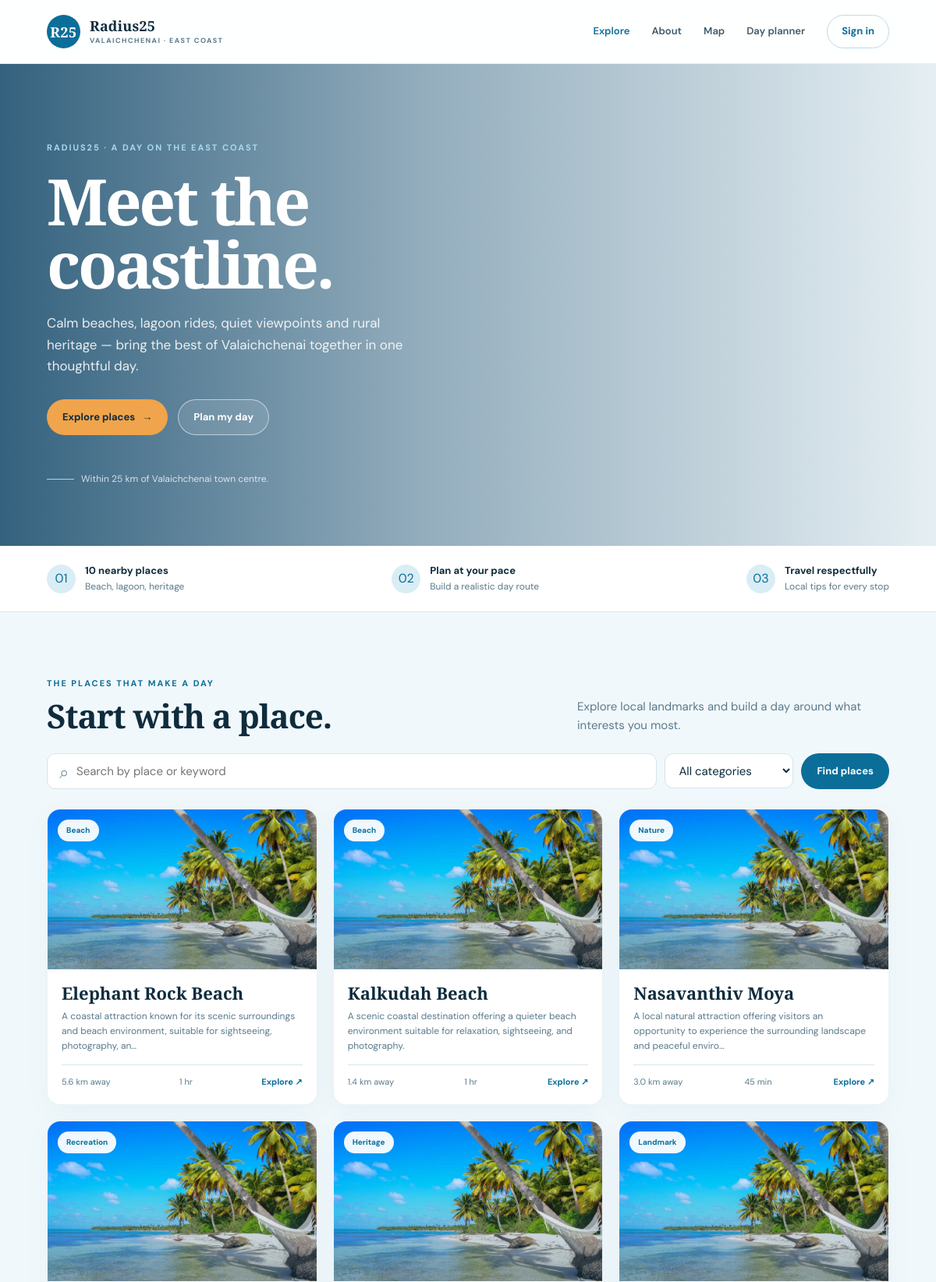
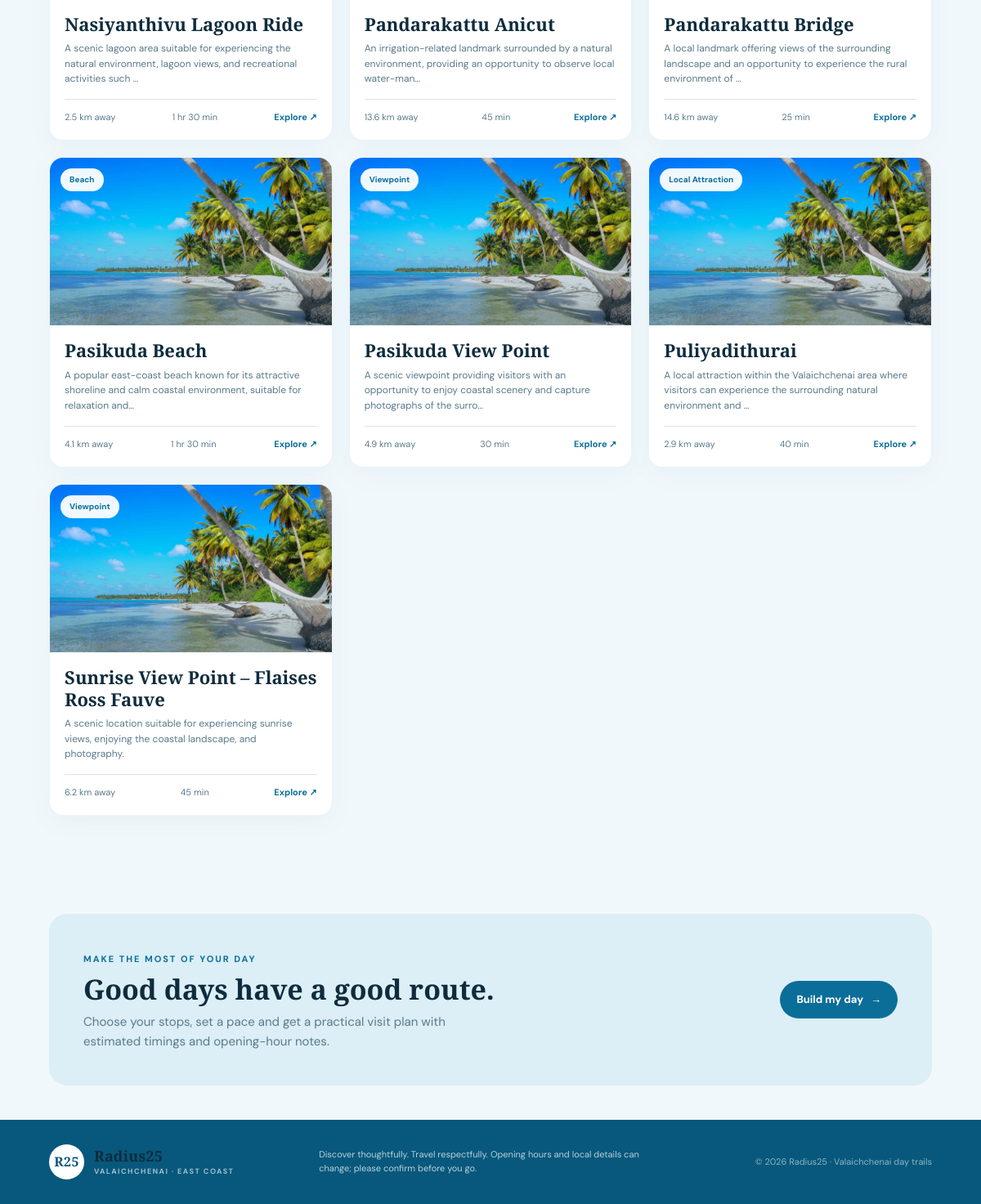
The page / on the database its author committed (2 pictures, top to bottom).
### tables this page shows
CREATE TABLE places (
  id INT UNSIGNED AUTO_INCREMENT PRIMARY KEY,
  name VARCHAR(180) NOT NULL,
  description TEXT NOT NULL,
  category VARCHAR(40) NOT NULL,
  address VARCHAR(255) NOT NULL DEFAULT 'Valaichchenai, Sri Lanka',
  latitude DECIMAL(10,7) NOT NULL,
  longitude DECIMAL(10,7) NOT NULL,
  opening_time TIME NULL,
  closing_time TIME NULL,
  visit_duration INT UNSIGNED NOT NULL DEFAULT 60,
  entry_fee DECIMAL(10,2) NULL,
  image_url VARCHAR(1000) NULL,
  travel_tips TEXT NULL,
  dress_code TEXT NULL,
  facilities TEXT NULL,
  best_visit_time VARCHAR(120) NULL,
  distance_from_home DECIMAL(6,2) NULL,
  is_active TINYINT(1) NOT NULL DEFAULT 1,
  created_at TIMESTAMP NOT NULL DEFAULT CURRENT_TIMESTAMP,
  updated_at TIMESTAMP NOT NULL DEFAULT CURRENT_TIMESTAMP ON UPDATE CURRENT_TIMESTAMP,
  INDEX idx_places_active_category (is_active, category),
  INDEX idx_places_name (name)
);

### includes/functions.php (called while the page is built, shortened)
<?php
function e(mixed $value): string
{
    return htmlspecialchars((string) $value, ENT_QUOTES | ENT_SUBSTITUTE, 'UTF-8');
}
function url(string $path = ''): string
{
    $base = rtrim(APP_BASE_URL, '/');
    $path = ltrim($path, '/');
    return $base . ($path === '' ? '/' : '/' . $path);
}
function current_user(): ?array
{
    return $_SESSION['user'] ?? null;
}
function haversine_km(float $lat1, float $lng1, float $lat2, float $lng2): float
{
    $earthRadius = 6371.0;
    $dLat = deg2rad($lat2 - $lat1);
    $dLng = deg2rad($lng2 - $lng1);
    $a = sin($dLat / 2) ** 2 + cos(deg2rad($lat1)) * cos(deg2rad($lat2)) * sin($dLng / 2) ** 2;
    return 2 * $earthRadius * atan2(sqrt($a), sqrt(1 - $a));
}
function distance_from_home_km(array $place): float
{
    return haversine_km(HOME_LAT, HOME_LNG, (float) $place['latitude'], (float) $place['longitude']);
}
function format_duration(int $minutes): string
{
    $hours = intdiv($minutes, 60);
    $remaining = $minutes % 60;
    if ($hours === 0) {
        return $remaining . ' min';
    }
    return $hours . ' hr' . ($hours > 1 ? 's' : '') . ($remaining ? ' ' . $remaining . ' min' : '');
}
function image_url(array $place): string
{
    $candidate = trim((string) ($place['image_url'] ?? ''));
    return url('assets/images/radius25-hero.jpg');
}

### index.php (the view, shortened to what this page needs)
<?php
$pdo = db();
$query = trim((string) ($_GET['q'] ?? ''));
$conditions = ['is_active = 1'];
$params = [];
$statement = $pdo->prepare('SELECT * FROM places WHERE ' . implode(' AND ', $conditions) . ' ORDER BY name');
$statement->execute($params);
$places = array_values(array_filter(
    $statement->fetchAll(),
    static fn(array $place): bool => distance_from_home_km($place) <= MAX_PLACE_RADIUS_KM
));
$totalPlaces = count(array_filter(
    $pdo->query('SELECT latitude, longitude FROM places WHERE is_active = 1')->fetchAll(),
    static fn(array $place): bool => distance_from_home_km($place) <= MAX_PLACE_RADIUS_KM
));
$activeNav = 'explore';
require __DIR__ . '/includes/header.php';
?>
<section class="hero">
    <div class="hero-inner">
        <div class="hero-copy">
            <span class="eyebrow">Radius25 · a day on the East Coast</span>
            <h1>Meet the<br>coastline.</h1>
            <p>Calm beaches, lagoon rides, quiet viewpoints and rural heritage — bring the best of Valaichchenai together in one thoughtful day.</p>
            <div class="hero-actions">
                <a class="button button-primary" href="#places">Explore places <span aria-hidden="true">→</span></a>
                <a class="button button-outline" href="<?= e(url('planner.php')) ?>">Plan my day</a>
            </div>
            <div class="hero-note">Within 25 km of Valaichchenai town centre.</div>
        </div>
    </div>
</section>
<section class="intro-strip" aria-label="At a glance">
    <div class="container">
        <div class="intro-item"><span class="intro-dot" aria-hidden="true">01</span><span><strong><?= $totalPlaces ?> nearby places</strong>Beach, lagoon, heritage</span></div>
        <div class="intro-item"><span class="intro-dot" aria-hidden="true">02</span><span><strong>Plan at your pace</strong>Build a realistic day route</span></div>
        <div class="intro-item"><span class="intro-dot" aria-hidden="true">03</span><span><strong>Travel respectfully</strong>Local tips for every stop</span></div>
    </div>
</section>
<section class="section" id="places">
    <div class="container">
        <div class="section-heading">
            <div><span class="eyebrow">The places that make a day</span><h2>Start with a place.</h2></div>
            <p>Explore local landmarks and build a day around what interests you most.</p>
        </div>
        <form class="filter-form" method="get" action="<?= e(url('')) ?>" role="search">
            <label class="search-field">
                <input type="search" name="q" value="<?= e($query) ?>" placeholder="      Search by place or keyword">
            </label>
            <label><span class="hide">Filter by category</span>
                <select name="category">
                    <option value="">All categories</option>
                </select>
            </label>
            <button class="button button-primary" type="submit">Find places</button>
        </form>
        <?php if ($places): ?>
            <div class="place-grid">
                <?php foreach ($places as $place): ?>
                    <article class="place-card">
                        <a href="<?= e(url('place.php?id=' . (int) $place['id'])) ?>" aria-label="View <?= e($place['name']) ?>">
                            <div class="place-image">
                                <img src="<?= e(image_url($place)) ?>" alt="<?= e($place['name']) ?>" loading="lazy">
                                <span class="category-pill"><?= e($place['category']) ?></span>
                            </div>
                            <div class="place-card-body">
                                <h3><?= e($place['name']) ?></h3>
                                <p><?= e(mb_strimwidth((string) $place['description'], 0, 120, '…', 'UTF-8')) ?></p>
                                <div class="place-meta">
                                    <span><?= e(number_format(distance_from_home_km($place), 1)) ?> km away</span>
                                    <span><?= e(format_duration((int) $place['visit_duration'])) ?></span>
                                    <span class="card-arrow">Explore &#8599;</span>
                                </div>
                            </div>
                        </a>
                    </article>
                <?php endforeach; ?>
            </div>
        <?php else: ?>
            <div class="empty-state"><strong>No places match that search.</strong><br>Try another word or clear the category filter.</div>
        <?php endif; ?>
    </div>
</section>
<section class="section-tight">
    <div class="container">
        <div class="planner-callout">
            <div><span class="eyebrow">Make the most of your day</span><h2>Good days have a good route.</h2><p>Choose your stops, set a pace and get a practical visit plan with estimated timings and opening-hour notes.</p></div>
            <a class="button button-primary" href="<?= e(url('planner.php')) ?>">Build my day <span aria-hidden="true">→</span></a>
        </div>
    </div>
</section>
<?php require __DIR__ . '/includes/footer.php'; ?>

### includes/header.php (shortened to what this page needs)
<?php
$activeNav = $activeNav ?? '';
$user = current_user();
?>
<!doctype html>
<html lang="en">
<head>
    <link rel="stylesheet" href="<?= e(url('assets/css/style.css')) ?>">
</head>
<body>
<header class="site-header">
    <a class="brand" href="<?= e(url('')) ?>" aria-label="Radius25 home">
        <span class="brand-mark" aria-hidden="true">R25</span>
        <span><strong>Radius25</strong><small>VALAICHCHENAI · EAST COAST</small></span>
    </a>
    <nav class="main-nav" id="main-nav" data-nav>
        <?php if ($user && is_admin()): ?>
            <a class="<?= $activeNav === 'explore' ? 'is-active' : '' ?>" href="<?= e(url('')) ?>">Explore</a>
            <a class="<?= $activeNav === 'about' ? 'is-active' : '' ?>" href="<?= e(url('about.php')) ?>">About</a>
            <a class="<?= $activeNav === 'admin' ? 'is-active' : '' ?>" href="<?= e(url('admin/index.php')) ?>">Admin</a>
            <a class="<?= $activeNav === 'visitors' ? 'is-active' : '' ?>" href="<?= e(url('admin/visitors.php')) ?>">Visitor accounts</a>
            <a class="<?= $activeNav === 'map' ? 'is-active' : '' ?>" href="<?= e(url('map.php')) ?>">Map</a>
            <a class="<?= $activeNav === 'planner' ? 'is-active' : '' ?>" href="<?= e(url('planner.php')) ?>">Day planner</a>
            <a class="<?= $activeNav === 'plans' ? 'is-active' : '' ?>" href="<?= e(url('my-plans.php')) ?>">My plans</a>
            <form class="nav-inline-form" method="post" action="<?= e(url('logout.php')) ?>">
                <?= csrf_field() ?><button class="nav-signin" type="submit">Sign out</button>
            </form>
        <?php else: ?>
            <a class="<?= $activeNav === 'explore' ? 'is-active' : '' ?>" href="<?= e(url('')) ?>">Explore</a>
            <a class="<?= $activeNav === 'about' ? 'is-active' : '' ?>" href="<?= e(url('about.php')) ?>">About</a>
            <a class="<?= $activeNav === 'map' ? 'is-active' : '' ?>" href="<?= e(url('map.php')) ?>">Map</a>
            <a class="<?= $activeNav === 'planner' ? 'is-active' : '' ?>" href="<?= e(url('planner.php')) ?>">Day planner</a>
            <?php if ($user): ?>
                <a class="<?= $activeNav === 'plans' ? 'is-active' : '' ?>" href="<?= e(url('my-plans.php')) ?>">My plans</a>
                <span class="nav-user">Hello, <?= e($user['name']) ?></span>
                <form class="nav-inline-form" method="post" action="<?= e(url('logout.php')) ?>">
                    <?= csrf_field() ?><button class="nav-signin" type="submit">Sign out</button>
                </form>
            <?php else: ?>
                <a class="nav-signin" href="<?= e(url('login.php')) ?>">Sign in</a>
            <?php endif; ?>
        <?php endif; ?>
    </nav>
</header>
<main id="main">

### includes/footer.php (shortened to what this page needs)
</main>
<footer class="site-footer">
    <a class="brand brand-footer" href="<?= e(url('')) ?>">
        <span class="brand-mark" aria-hidden="true">R25</span>
        <span><strong>Radius25</strong><small>VALAICHCHENAI · EAST COAST</small></span>
    </a>
    <p>Discover thoughtfully. Travel respectfully. Opening hours and local details can change; please confirm before you go.</p>
    <span class="footer-copy">© <?= date('Y') ?> Radius25 · Valaichchenai day trails</span>
</footer>
</body>
</html>

### rows shown on the page
places: category "Beach", name "Elephant Rock Beach", description "A coastal attraction known for its scenic surroundings and beach environment, suitable for sightseeing, photography, an…", distance_from_home_km($place) "5.6", visit_duration "1 hr"
places: category "Beach", name "Kalkudah Beach", description "A scenic coastal destination offering a quieter beach environment suitable for relaxation, sightseeing, and photography.", distance_from_home_km($place) "1.4", visit_duration "1 hr"
places: category "Nature", name "Nasavanthiv Moya", description "A local natural attraction offering visitors an opportunity to experience the surrounding landscape and peaceful enviro…", distance_from_home_km($place) "3.0", visit_duration "45 min"
places: category "Recreation", name "Nasiyanthivu Lagoon Ride", description "A scenic lagoon area suitable for experiencing the natural environment, lagoon views, and recreational activities such …", distance_from_home_km($place) "2.5", visit_duration "1 hr 30 min"
places: category "Heritage", name "Pandarakattu Anicut", description "An irrigation-related landmark surrounded by a natural environment, providing an opportunity to observe local water-man…", distance_from_home_km($place) "13.6", visit_duration "45 min"
places: category "Landmark", name "Pandarakattu Bridge", description "A local landmark offering views of the surrounding landscape and an opportunity to experience the rural environment of …", distance_from_home_km($place) "14.6", visit_duration "25 min"
places: category "Beach", name "Pasikuda Beach", description "A popular east-coast beach known for its attractive shoreline and calm coastal environment, suitable for relaxation and…", distance_from_home_km($place) "4.1", visit_duration "1 hr 30 min"
places: category "Viewpoint", name "Pasikuda View Point", description "A scenic viewpoint providing visitors with an opportunity to enjoy coastal scenery and capture photographs of the surro…", distance_from_home_km($place) "4.9", visit_duration "30 min"
places: category "Local Attraction", name "Puliyadithurai", description "A local attraction within the Valaichchenai area where visitors can experience the surrounding natural environment and …", distance_from_home_km($place) "2.9", visit_duration "40 min"
places: category "Viewpoint", name "Sunrise View Point – Flaises Ross Fauve", description "A scenic location suitable for experiencing sunrise views, enjoying the coastal landscape, and photography.", distance_from_home_km($place) "6.2", visit_duration "45 min"

### other values the page prints
$totalPlaces "10"
